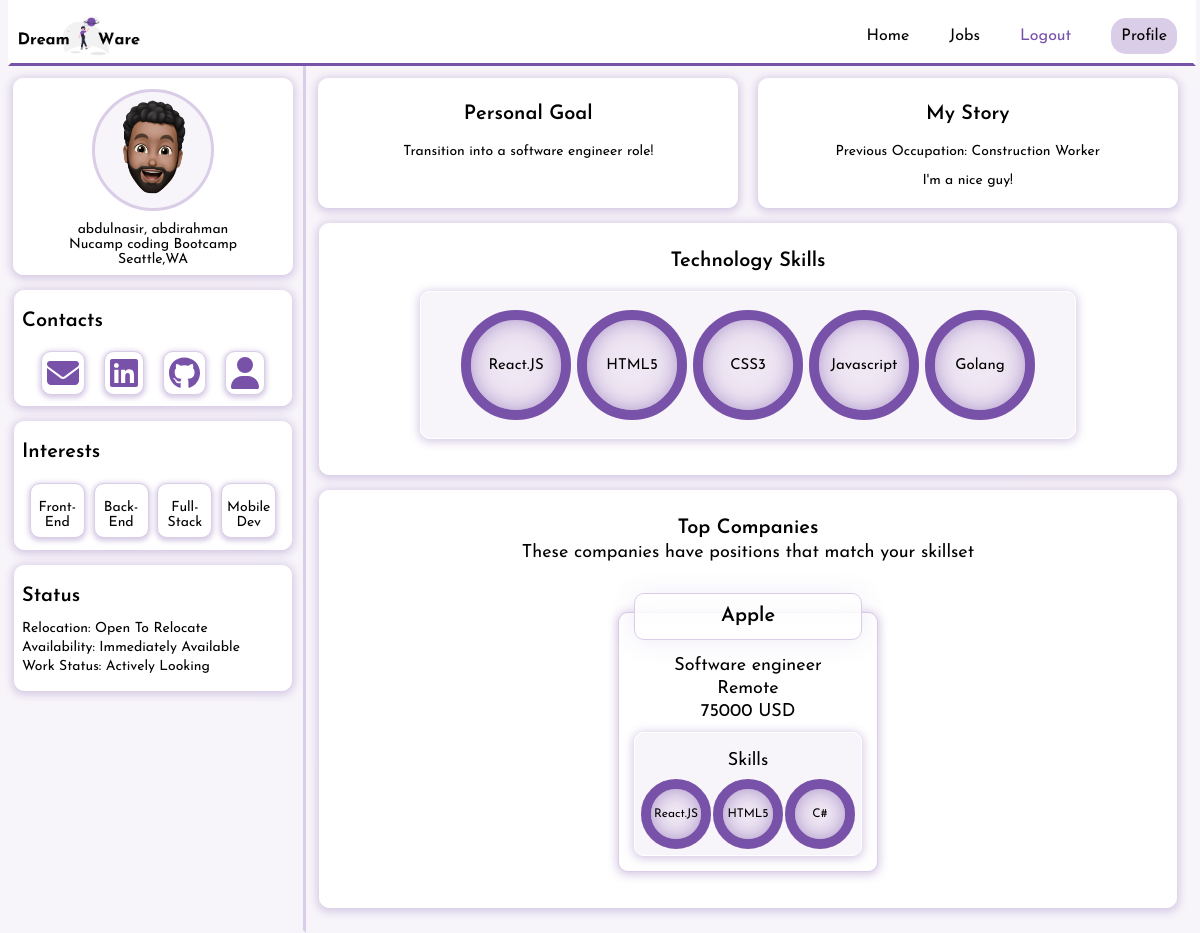
Page /memberDashboard/ (signed in) on the earlier database version.
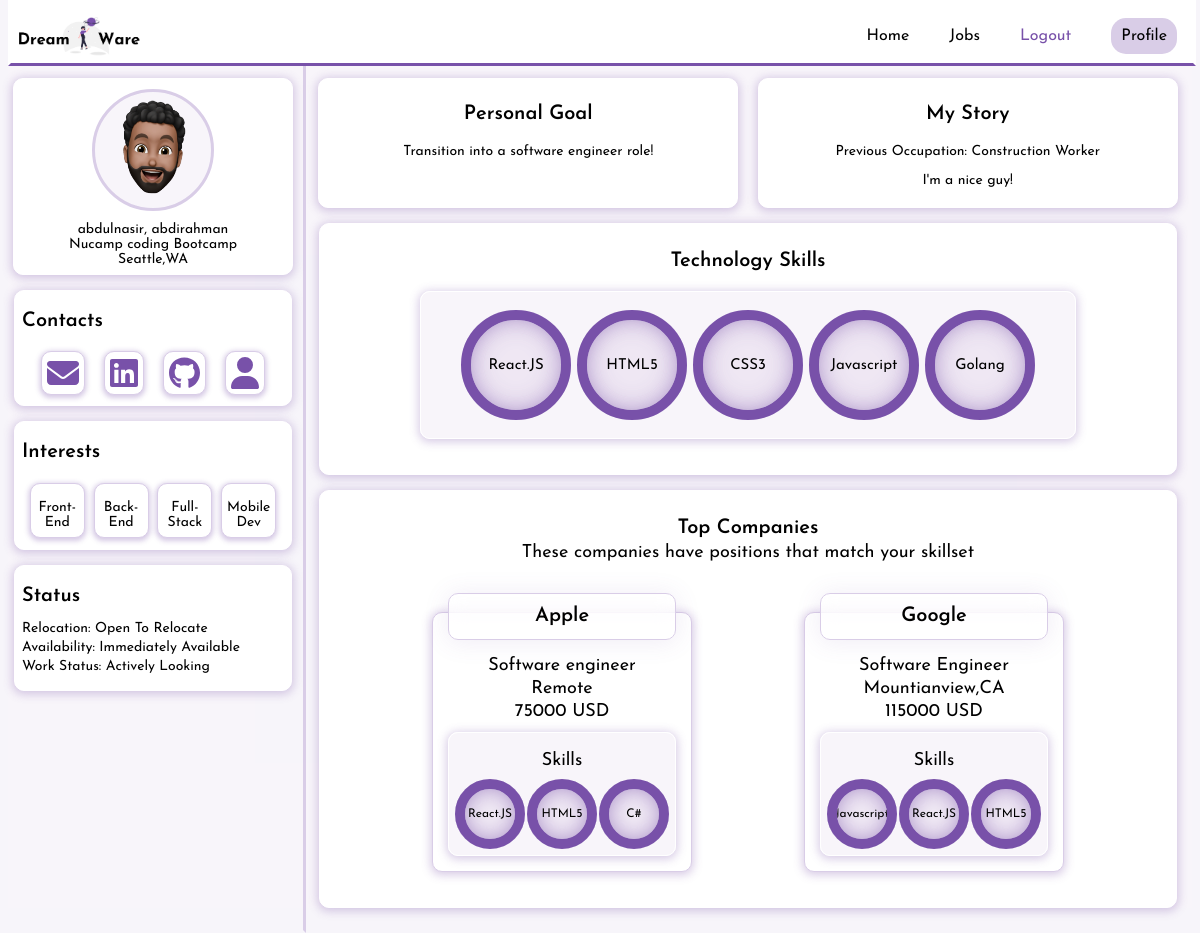
Same page on the later database version.
### dashboard/models.py (models this page shows, shortened)
class TechSkills(models.Model):
    name = models.CharField(max_length=65,unique=True)
    def __str__(self):
        return self.name

class Companies(models.Model):
    user = models.OneToOneField(CustomUser, on_delete=models.CASCADE)
    email = models.EmailField()
    first_name = models.CharField(blank=False,max_length=50)
    last_name = models.CharField(blank=False,max_length=50)
    company_title = models.CharField(max_length=100)
    company_name =  models.CharField(max_length=60)
    company_logo = models.ImageField(default="defaultuser.png",upload_to="company_images") #upload to images folder in database
    position_title = models.CharField(max_length=60)
    salary = models.IntegerField(null=True, blank=True)#MUST BE STARTING SALARY
    location = models.CharField(max_length=65)
    skill_one = models.CharField(max_length=100)
    skill_two = models.CharField(max_length=100)
    skill_three = models.CharField(max_length=100)
    '''class Meta:
        permissions = [
            ("is_company", "Is a company"),
        ]'''

### dashboard/views.py (the view)
# urls.py: path('memberDashboard/', views.memberDashboard, name='memberDashboard'),
@login_required(login_url='/login/')
def memberDashboard(request):
    users = Member.objects.filter(user=request.user)
    skills = list(request.user.member.skills.all())
    companies = Companies.objects.filter(#If Company MODEL skill_one contains ANYTHING user has
        Q(skill_one__in = skills) |
        Q(skill_two__in = skills) |
        Q(skill_three__in = skills)
    )
    return render(request, 'memberDashboard.html',{'users': users, 'companies':companies}) #{'members' : members ,'skills': skills})

### dashboard/models.py (called while the page is built)
    def interests_list(self):
        list = str(self.interests)
        list_ = list.split(',')
        return list_

### templates/memberDashboard.html (shortened to what the changed rows need)
<!DOCTYPE html>
<html lang="en" class="dashboard">
    <head>
        {% load static %}
        <link rel="stylesheet" href="{% static 'style.css' %}">
    </head>
    <body>
        <main class="dashboard" >
            <section>
                <section class="dashboard-lCol">
                    <section class="interestsSection">
                        <section class="interestsContainer">
                            {% if user.member.interests %}
                                {% for x in user.member.interests_list %}
                                    <div class="interestsCards">
                                        <p class="dashboard-text">{{x}}</p>
                                    </div>
                                {% endfor %}
                            {% else %}
                                <p class="dashboard-text">PRETTY Cards will appear once you add your interests!</p>
                            {% endif %}
                        </section>
                    </section>
                </section>
                <section class="dashboard-rCol">
                    <section class="skillsSection">
                        <section class="techskills">
                            {% if user.member.skills.all %}
                                {% for skill in user.member.skills.all %}
                                    <div class="skill-circle">
                                        <svg>
                                            <circle cx="50" cy="50" r="50"></circle>
                                            <circle cx="50" cy="50" r="50"></circle>
                                        </svg>
                                        <div class="text">
                                            {{skill}}
                                        </div>
                                    </div>
                                {% endfor %}
                            {% else %}
                                <p>This is where your skills will be listed once you add them.</p>
                            {% endif %}
                        </section>
                    </section>
                    <section class="companiesSection">
                        <section class="companyCards">
                            {% if companies %}
                                {% for company in companies %}
                                    <section class="cards">
                                        <section class="infoSection">
                                            <div class="companyTitle">
                                                <p class="title"> {{company.company_name}}</p>
                                            </div>
                                            <p> {{company.position_title}}</p>
                                            <p>{{company.location}}</p>
                                            {% if company.salary == none %}
                                                <p>Salary Not Disclosed</p>
                                            {% else %}
                                                <p>{{company.salary}} USD</p>
                                            {% endif %}
                                        </section>
                                        <section class="skills">
                                            <p>Skills</p>
                                            <section class="skills-container">
                                                <div class="skill-circle">
                                                    <svg>
                                                        <circle cx="30" cy="30" r="30"></circle>
                                                        <circle cx="30" cy="30" r="30"></circle>
                                                    </svg>
                                                    <div class="text">{{company.skill_one}}</div>
                                                </div>
                                                <div class="skill-circle">
                                                    <svg>
                                                        <circle cx="30" cy="30" r="30"></circle>
                                                        <circle cx="30" cy="30" r="30"></circle>
                                                    </svg>
                                                    <div class="text">{{company.skill_two}}</div>
                                                </div>
                                                <div class="skill-circle">
                                                    <svg>
                                                        <circle cx="30" cy="30" r="30"></circle>
                                                        <circle cx="30" cy="30" r="30"></circle>
                                                    </svg>
                                                    <div class="text">{{company.skill_three}}</div>
                                                </div>
                                            </section>
                                        </section>
                                    </section>
                                {% endfor %}
                            {% endif %}
                        </section>
                    </section>
                </section>
            </section>
        </main>
    </body>
</html>

Differences in the rows shown:
now on this page (row edited): Companies: company_name "Google", position_title "Software Engineer", location "Mountianview,CA", salary "115000", skill_one "Javascript", skill_two "React.JS", skill_three "HTML5"
